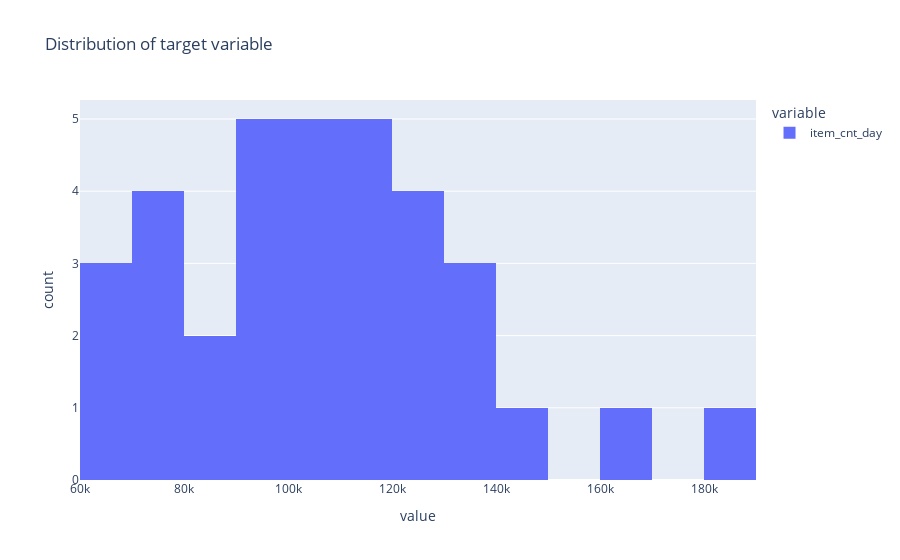

The notebook cell saved with this chart:
### Code cell
# Distribution of target variable
# On this plot we can see that majority of target variables has value 110.000
fig = px.histogram(train_targets, nbins=20, title="Distribution of target variable")
fig.show()

### Figure 1 — Plotly figure (JSON) as saved in the notebook; plotly's stock layout.template omitted (floating-point values rounded to 4 significant figures)
{"data": [{"alignmentgroup": "True", "bingroup": "x", "hovertemplate": "variable=item_cnt_day<br>value=%{x}<br>count=%{y}<extra></extra>", "legendgroup": "item_cnt_day", "marker": {"color": "#636efa"}, "name": "item_cnt_day", "nbinsx": 20, "offsetgroup": "item_cnt_day", "orientation": "v", "showlegend": true, "type": "histogram", "x": [131479, 128090, 147142, 107190, 106970, 125381, 116966, 125291, 133332, 127541, 130009, 183342, 116899, 109687, 115297, 96556, 97790, 97429, 91280, 102721, 99208, 107422, 117845, 168755, 110971, 84198, 82014, 77827, 72295, 64114, 63187, 66079, 72843, 71056], "xaxis": "x", "yaxis": "y"}], "layout": {"barmode": "relative", "legend": {"title": {"text": "variable"}, "tracegroupgap": 0}, "title": {"text": "Distribution of target variable"}, "xaxis": {"anchor": "y", "domain": [0, 1], "title": {"text": "value"}}, "yaxis": {"anchor": "x", "domain": [0, 1], "title": {"text": "count"}}}}
